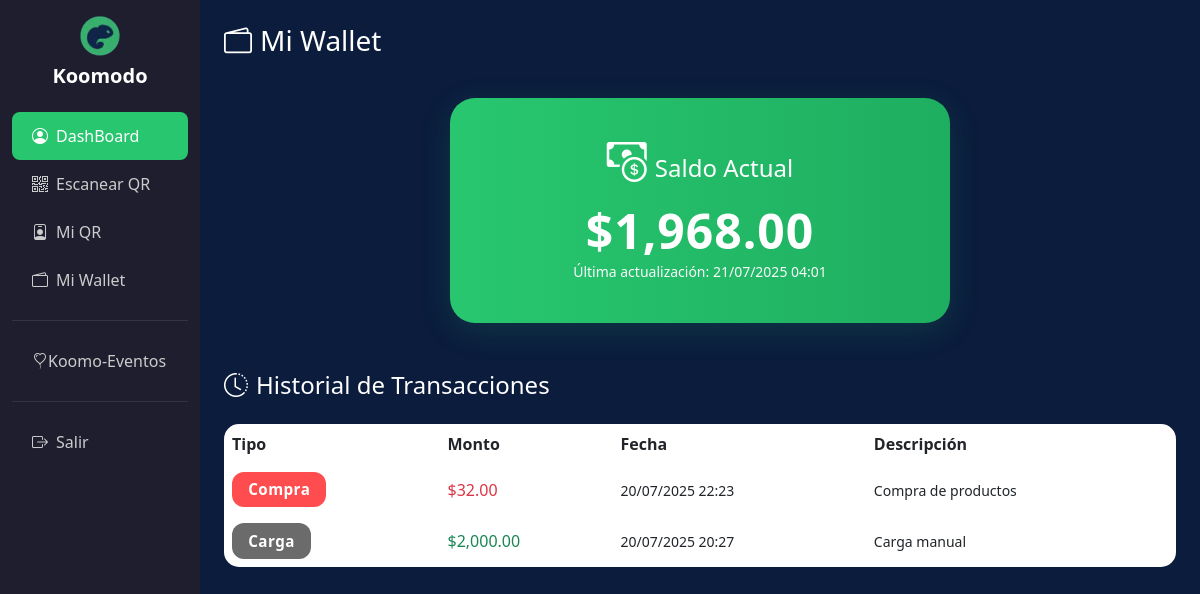
The page /mi_wallet (signed in) on the database its author committed.
### tables this page shows
CREATE TABLE `saldo_usuarios` (
  `id` int(11) NOT NULL,
  `id_user` int(11) NOT NULL,
  `saldo_actual` decimal(11,2) NOT NULL DEFAULT 0.00,
  `fecha_actualizacion` datetime NOT NULL DEFAULT current_timestamp()
);

CREATE TABLE `cash_wallet` (
  `id` int(11) NOT NULL,
  `id_user` int(11) NOT NULL,
  `monto` decimal(11,2) NOT NULL,
  `tipo` enum('carga','compra','venta','transferencia') NOT NULL,
  `id_orden` int(11) DEFAULT NULL,
  `id_stand` int(11) DEFAULT NULL,
  `descripcion` varchar(255) DEFAULT NULL,
  `fecha_log` datetime NOT NULL DEFAULT current_timestamp(),
  `stat` int(11) NOT NULL DEFAULT 1
);

### app/controllers/WalletController.php (called while the page is built, shortened)
<?php
require_once __DIR__ . '/../models/Wallet.php';
class WalletController {
    private $walletModel;
    public function __construct($db) {
        $this->walletModel = new Wallet($db);
    }
    public function miWallet() {
        $id_user = $_SESSION['usuario']['id'];
        $saldo = $this->walletModel->obtenerSaldoUsuario($id_user);
        $historial = $this->walletModel->obtenerHistorial($id_user);
        include __DIR__ . '/../views/mi_wallet.php';
    }
}
?>

### app/models/Wallet.php (called while the page is built, shortened)
<?php
class Wallet {
    private $conn;
    private $table = 'cash_wallet';
    private $table_saldo = 'saldo_usuarios';
    public function __construct($db) {
        $this->conn = $db;
    }
    public function obtenerSaldoUsuario($id_user) {
        $stmt = $this->conn->prepare("SELECT saldo_actual FROM {$this->table_saldo} WHERE id_user = :id_user");
        $stmt->bindParam(':id_user', $id_user);
        $stmt->execute();
        $result = $stmt->fetch(PDO::FETCH_ASSOC);
        return $result ? $result['saldo_actual'] : 0.00;
    }
    public function obtenerHistorial($id_user, $tipo = null) {
        $sql = "SELECT * FROM {$this->table} WHERE id_user = :id_user";
        $sql .= " ORDER BY fecha_log DESC";
        $stmt = $this->conn->prepare($sql);
        $stmt->bindParam(':id_user', $id_user);
        $stmt->execute();
        return $stmt->fetchAll(PDO::FETCH_ASSOC);
    }
}
?>

### app/views/mi_wallet.php (the view, shortened to what this page needs)
<!DOCTYPE html>
<html lang="es">
<head>
  <link href="https://cdn.jsdelivr.net/npm/bootstrap@5.3.0/dist/css/bootstrap.min.css" rel="stylesheet">
  <link href="https://cdnjs.cloudflare.com/ajax/libs/bootstrap-icons/1.8.1/font/bootstrap-icons.min.css" rel="stylesheet">
</head>
<body>
  <div class="container-fluid">
    <div class="row">
      <?php include 'menu.php'; ?>
            <main class="col-md-9 ms-sm-auto col-lg-10 px-md-4 py-4 main-content">
                <div class="d-flex justify-content-between align-items-center mb-4">
                    <h3><i class="bi bi-wallet2 me-2"></i>Mi Wallet</h3>
                </div>
                <div class="saldo-card">
                    <h4 class="mb-3"><i class="bi bi-cash-coin me-2"></i>Saldo Actual</h4>
                    <h2 class="display-4 mb-0">$<?= number_format($saldo, 2) ?></h2>
                    <small class="text-light">Última actualización: <?= date('d/m/Y H:i') ?></small>
                </div>
                <div class="mt-5">
                    <h4 class="mb-4"><i class="bi bi-clock-history me-2"></i>Historial de Transacciones</h4>
                    <?php if (!empty($historial)): ?>
                        <div class="table-responsive">
                            <table class="table table-dark-custom">
                                <thead>
                                    <tr>
                                        <th>Tipo</th>
                                        <th>Monto</th>
                                        <th>Fecha</th>
                                        <th>Descripción</th>
                                    </tr>
                                </thead>
                                <tbody>
                                <?php foreach ($historial as $transaccion): ?>
                                    <tr>
                                        <td><span class="tipo-badge tipo-<?= $transaccion['tipo'] ?>"><?= ucfirst($transaccion['tipo']) ?></span></td>
                                        <td class="<?= $transaccion['tipo'] == 'compra' ? 'text-danger' : 'text-success' ?>">
                                            $<?= number_format($transaccion['monto'], 2) ?>
                                        </td>
                                        <td>
                                            <small class="text-badge">
                                                <?= date('d/m/Y H:i', strtotime($transaccion['fecha_log'])) ?>
                                            </small>
                                        </td>
                                        <td>
                                            <small class="text-badge">
                                                <?= htmlspecialchars($transaccion['descripcion']) ?>
                                            </small>
                                        </td>
                                    </tr>
                                <?php endforeach; ?>
                                </tbody>
                            </table>
                        </div>
                    <?php else: ?>
                        <div class="alert alert-info">
                            <i class="bi bi-info-circle me-2"></i>No tienes transacciones registradas.
                        </div>
                    <?php endif; ?>
                </div>
            </main>
        </div>
    </div>
</body>
</html>

### app/views/mi_wallet.php (style rules this page uses)
body { background-color: #0B1C3D; color: white; font-family: 'Segoe UI', Arial, sans-serif; }
.saldo-card { background: linear-gradient(90deg, #28C76F 0%, #1eae60 100%); border-radius: 25px; padding: 2.5rem 2rem; text-align: center; margin: 2rem auto 2rem auto; max-width: 500px; box-shadow: 0 8px 32px 0 rgba(40,199,111,0.15); color: #fff; position: relative; overflow: hidden; }
.saldo-card h4 { font-size: 1.5rem; margin-bottom: 1rem; }
.saldo-card .bi-cash-coin { font-size: 2.5rem; margin-bottom: 0.5rem; color: #fff; }
.saldo-card h2 { font-size: 3rem; font-weight: bold; margin-bottom: 0.5rem; color: #fff; letter-spacing: 1px; }
.saldo-card small { color: #e0ffe7; }
.table-dark-custom { background: rgba(255,255,255,0.03); border-radius: 15px; overflow: hidden; color: #fff; }
.table-dark-custom th, .table-dark-custom td { border: none; vertical-align: middle; }
.table-dark-custom tbody tr { transition: background 0.2s; }
.tipo-badge { display: inline-block; padding: 0.35em 1em; border-radius: 12px; font-size: 0.95em; font-weight: 600; letter-spacing: 0.03em; background: #222a; color: #fff; border: 1px solid transparent; transition: background 0.2s, color 0.2s; }
.tipo-compra { background: #ff4d4f; color: #fff; }

### rows shown on the page
saldo_usuarios: saldo_actual "1,968.00"
cash_wallet: tipo "Compra", monto "32.00", fecha_log "20/07/2025 22:23", descripcion "Compra de productos"
cash_wallet: tipo "Carga", monto "2,000.00", fecha_log "20/07/2025 20:27", descripcion "Carga manual"
